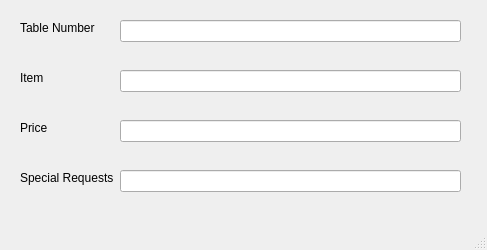
<?xml version="1.0" encoding="UTF-8"?>
<ui version="4.0">
 <class>MainWindow</class>
 <widget class="QMainWindow" name="MainWindow">
  <property name="geometry">
   <rect>
    <x>0</x>
    <y>0</y>
    <width>487</width>
    <height>250</height>
   </rect>
  </property>
  <property name="windowTitle">
   <string>Order Status</string>
  </property>
  <widget class="QWidget" name="centralwidget">
   <widget class="QLabel" name="label">
    <property name="geometry">
     <rect>
      <x>20</x>
      <y>20</y>
      <width>101</width>
      <height>16</height>
     </rect>
    </property>
    <property name="text">
     <string>Table Number</string>
    </property>
   </widget>
   <widget class="QLineEdit" name="lineEdit">
    <property name="geometry">
     <rect>
      <x>120</x>
      <y>20</y>
      <width>341</width>
      <height>22</height>
     </rect>
    </property>
   </widget>
   <widget class="QLabel" name="label_2">
    <property name="geometry">
     <rect>
      <x>20</x>
      <y>70</y>
      <width>55</width>
      <height>16</height>
     </rect>
    </property>
    <property name="text">
     <string>Item</string>
    </property>
   </widget>
   <widget class="QLineEdit" name="lineEdit_2">
    <property name="geometry">
     <rect>
      <x>120</x>
      <y>70</y>
      <width>341</width>
      <height>22</height>
     </rect>
    </property>
   </widget>
   <widget class="QLabel" name="label_3">
    <property name="geometry">
     <rect>
      <x>20</x>
      <y>120</y>
      <width>55</width>
      <height>16</height>
     </rect>
    </property>
    <property name="text">
     <string>Price</string>
    </property>
   </widget>
   <widget class="QLineEdit" name="lineEdit_3">
    <property name="geometry">
     <rect>
      <x>120</x>
      <y>120</y>
      <width>341</width>
      <height>22</height>
     </rect>
    </property>
   </widget>
   <widget class="QLabel" name="label_4">
    <property name="geometry">
     <rect>
      <x>20</x>
      <y>170</y>
      <width>101</width>
      <height>16</height>
     </rect>
    </property>
    <property name="text">
     <string>Special Requests</string>
    </property>
   </widget>
   <widget class="QLineEdit" name="lineEdit_4">
    <property name="geometry">
     <rect>
      <x>120</x>
      <y>170</y>
      <width>341</width>
      <height>22</height>
     </rect>
    </property>
   </widget>
  </widget>
  <widget class="QMenuBar" name="menubar">
   <property name="geometry">
    <rect>
     <x>0</x>
     <y>0</y>
     <width>487</width>
     <height>26</height>
    </rect>
   </property>
  </widget>
  <widget class="QStatusBar" name="statusbar"/>
 </widget>
 <resources/>
 <connections/>
</ui>
